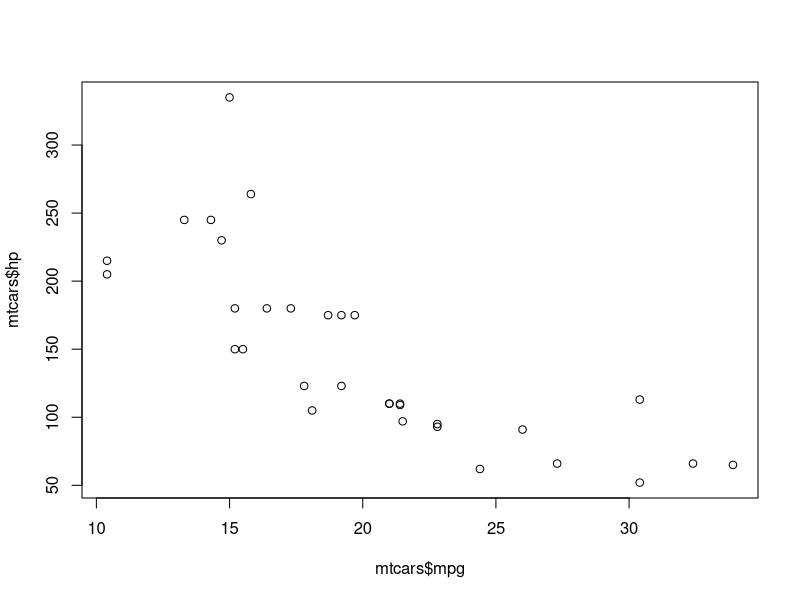
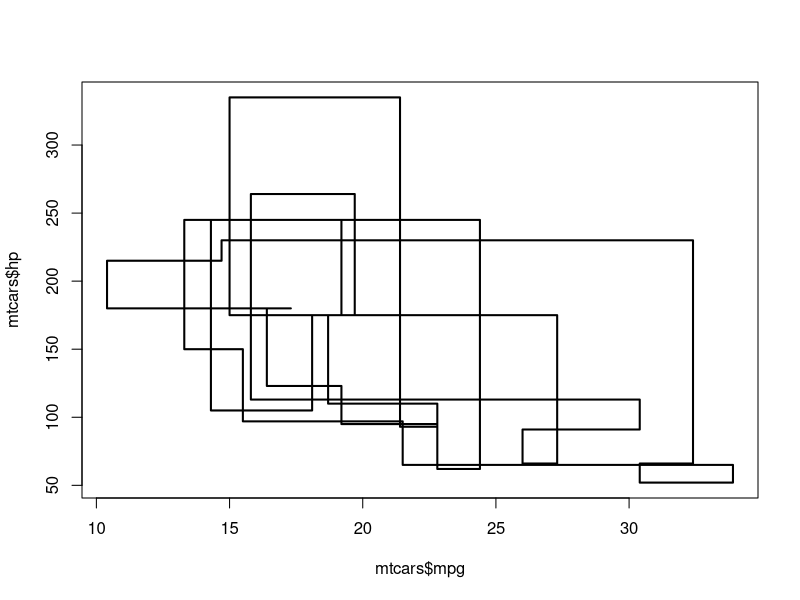
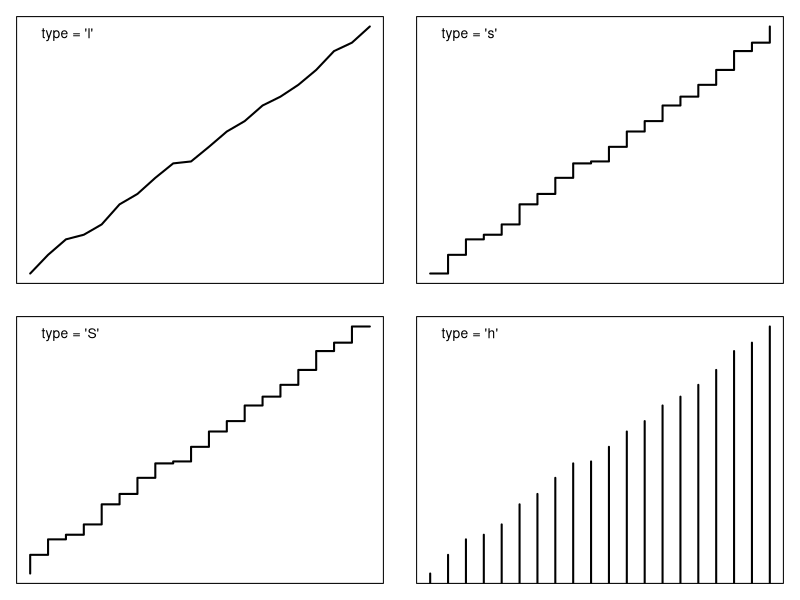
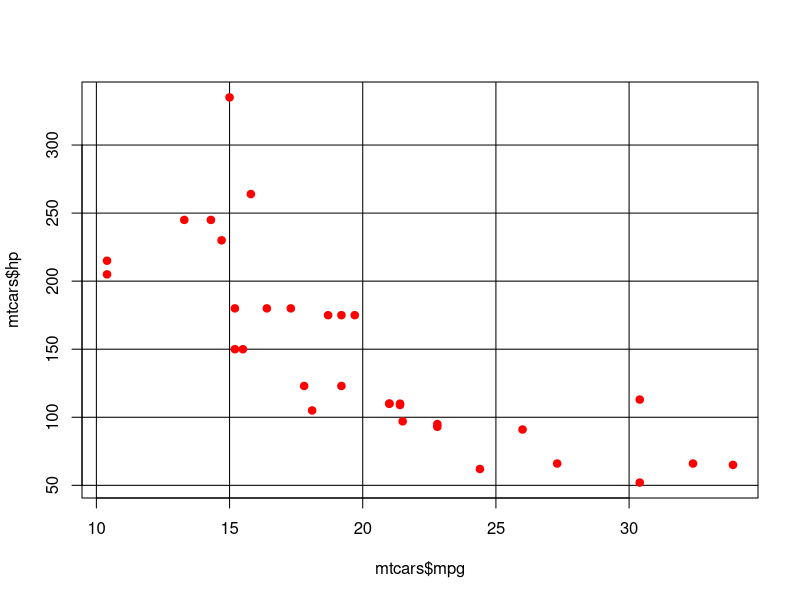
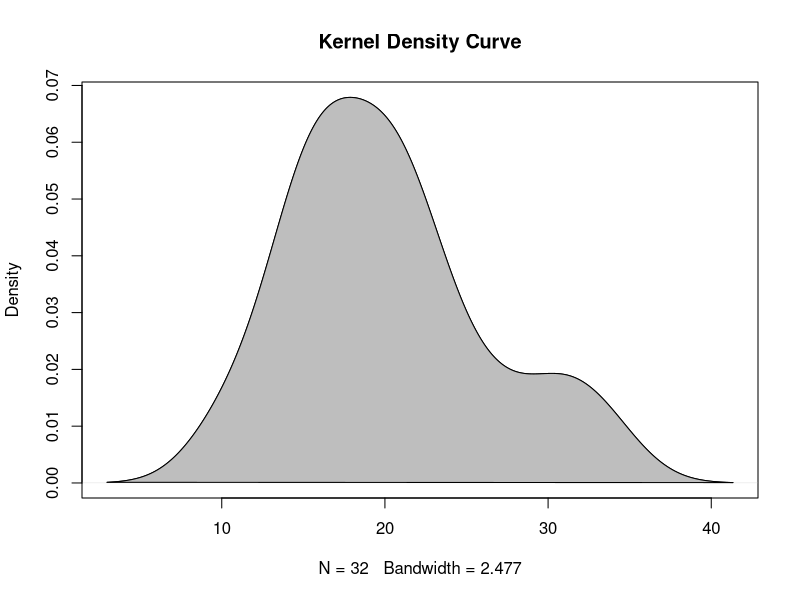
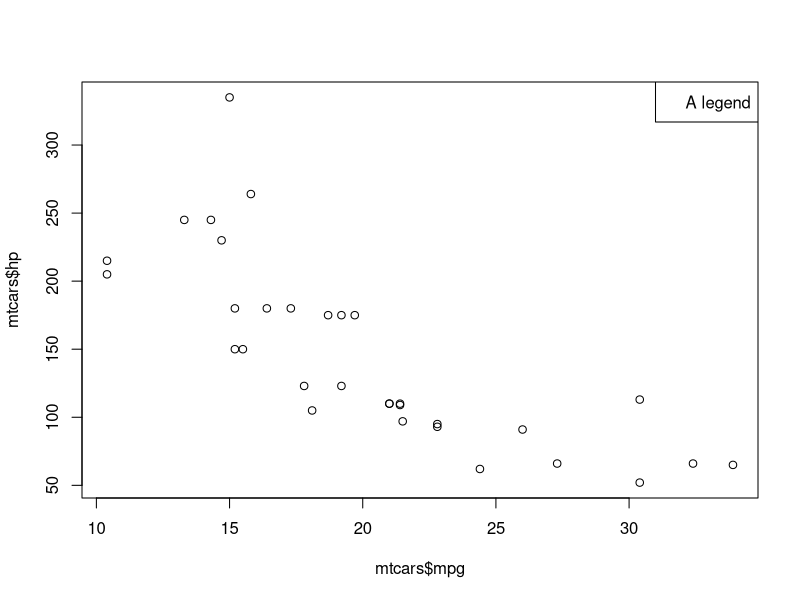

Source code (R) for these figures, in order:
## ---- chunk 1
library(knitr)
# smaller font size for chunks
knitr::opts_chunk$set(size = 'footnotesize')
options(width=78)
## ---- chunk 2

## ---- chunk 3

## ---- chunk 4
# drawing points
plot(mtcars$mpg, mtcars$hp, type = "n")
points(mtcars$mpg, mtcars$hp)
## ---- chunk 5
# connected lines
plot(mtcars$mpg, mtcars$hp, type = "n")
lines(mtcars$mpg, mtcars$hp, type = "s", lwd = 2)
## ---- chunk 6
set.seed(5)
x <- 1:20
y <- x + runif(20)
ltypes = c("l", "s", "S", "h")
op <- par(mfrow = c(2, 2))
for (i in 1:4) {
  ops <- par(mar = rep(1, 4))
  plot(x, y, axes = FALSE, xlab = '', ylab = '', type = "n")
  lines(x, y, lwd = 2, type = ltypes[i])
  legend("topleft", legend = sprintf("type = '%s'", ltypes[i]), bty = "n")
  box()
  par(ops)
}
par(op)
## ---- chunk 7

## ---- chunk 8
# drawing straight lines
plot(mtcars$mpg, mtcars$hp, type = "n")
abline(v = seq(10, 30, by = 5), h = seq(50, 300, by = 50))
points(mtcars$mpg, mtcars$hp, pch = 19, col = "red")
## ---- chunk 9

## ---- chunk 10
mpg_dens <- density(mtcars$mpg)
plot(mpg_dens, main = "Kernel Density Curve")
polygon(mpg_dens, col = 'gray')
## ---- chunk 11

## ---- chunk 12
# coords of exact line
plot(mtcars$mpg, mtcars$hp)
legend("topright", legend = "A legend")
## ---- chunk 13

## ---- chunk 14

## ---- chunk 15

## ---- chunk 16

## ---- chunk 17

